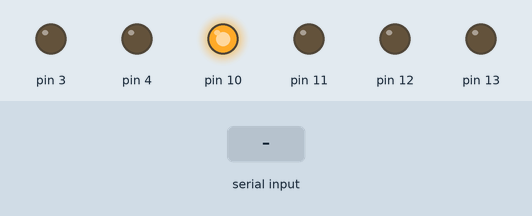
The sketch below on a simulated Arduino Uno, built with avr-gcc and run on an emulated ATmega328P. Shown: output pins drawn as LEDs (lit = HIGH). The test bench sets the inputs (shaded band).

Above: at 1.2 s.
1.3 s: "q" received over the second serial link
At 2.5 s:
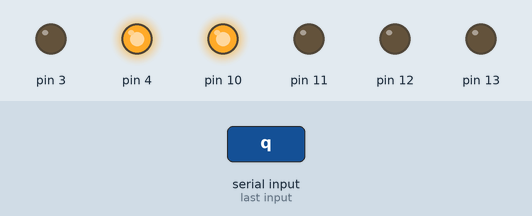
2.8 s: "a" received over the second serial link
At 3.7 s:
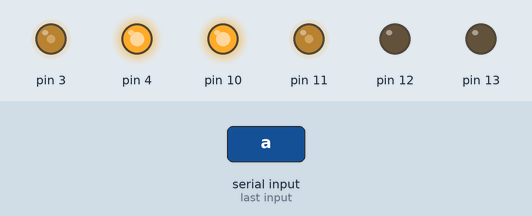
4.3 s: "b" received over the second serial link
At 4.8 s:
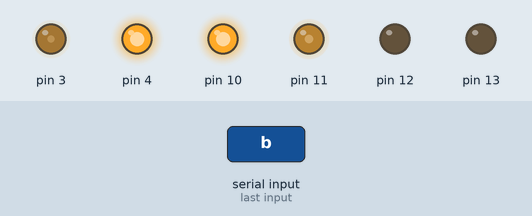
5.8 s: "c" received over the second serial link
At 7.0 s:
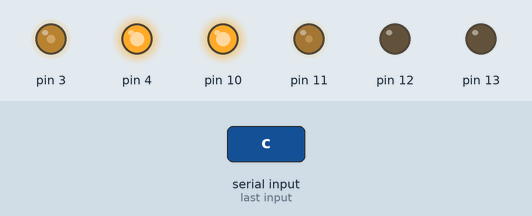
7.3 s: "d" received over the second serial link
At 8.3 s:
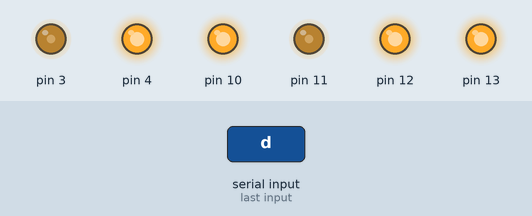
8.8 s: "e" received over the second serial link
At 9.4 s:
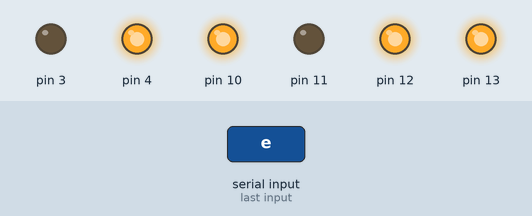
Timing chart, 0 to 11.3 s (numbered marks = the images above; inputs shaded):
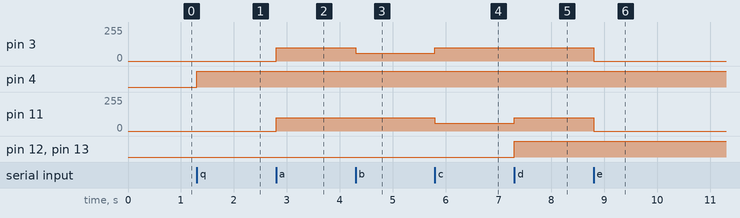

Measured:
- after the input at 1.3 s, pin 4: LOW → HIGH at once
- after the input at 2.8 s, pin 3, pin 11: 0/255 → 100/255 at once
- after the input at 4.3 s, pin 3: 100/255 → 60/255 at once
- after the input at 5.8 s, pin 3: 60/255 → 100/255 at once; pin 11: 100/255 → 60/255 at once
- after the input at 7.3 s, pin 11: 60/255 → 100/255 at once; pin 12, pin 13: LOW → HIGH at once
- after the input at 8.8 s, pin 3, pin 11: 100/255 → 0/255 at once

The sketch:

araba_kumanda.ino
```cpp
#include <SoftwareSerial.h>
SoftwareSerial mySerial(5, 6);
// TX, RX

void setup() {
pinMode(4,OUTPUT);
pinMode(10,OUTPUT);
mySerial.begin(9600);
digitalWrite(10,HIGH);


}
bool durum = 0;
int surat = 100;
void loop() {
//int hiz2=surat-surat/2;

  char ch = mySerial.read();


if(ch == 'q'){
  durum =! durum;

  digitalWrite(4,durum);
}

  if(ch == 'x'){
surat=127;

  }

  if(ch == 't'){
surat=255;

  }

  if(ch == 'k'){

surat=surat+20;
  }

if(ch == 'r'){

surat=surat-20;
  }

  if(ch ==  'a'){
 ileri(surat);
  }

  else if(ch == 'b'){
   sol(surat,60);
  }

  else if(ch == 'c'){
sag(surat,60);

  }

  else if(ch == 'd'){

    geri(surat);
  }
  else if(ch == 'e'){

    dur();
  }
    else {

    }
  }


int geri(int hiz){ // araba geri gider

  digitalWrite(12,HIGH);
  digitalWrite(13,HIGH);
  analogWrite(3,hiz);
  analogWrite(11,hiz);

}

int ileri(int hiz){ // araba ileri gider
  digitalWrite(12,LOW);
  digitalWrite(13,LOW);
  analogWrite(3,hiz);
  analogWrite(11,hiz);

}
int sag(int hiz, int hiz2){ // araba sola döner
analogWrite(12,HIGH);
analogWrite(13,HIGH);
analogWrite(3,hiz);
analogWrite(11,hiz2);

}

int sol(int hiz,int hiz2){ //araba saga döner
  digitalWrite(12,LOW);
  digitalWrite(13,LOW);
analogWrite(3,hiz2);
analogWrite(11,hiz);

}

int dur(){ // araba durur
  analogWrite(3,0);
analogWrite(11,0);
}
```
